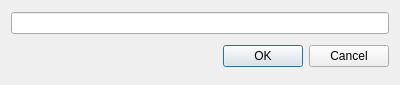
<?xml version="1.0" encoding="UTF-8"?>
<ui version="4.0">
 <class>OpenMagnetDialog</class>
 <widget class="QDialog" name="OpenMagnetDialog">
  <property name="geometry">
   <rect>
    <x>0</x>
    <y>0</y>
    <width>400</width>
    <height>85</height>
   </rect>
  </property>
  <property name="windowTitle">
   <string>MGNET_OPEN_DIALOG</string>
  </property>
  <layout class="QGridLayout" name="gridLayout">
   <item row="0" column="0">
    <widget class="QLineEdit" name="magnetEdit"/>
   </item>
   <item row="1" column="0">
    <layout class="QHBoxLayout">
     <property name="spacing">
      <number>6</number>
     </property>
     <property name="margin">
      <number>0</number>
     </property>
     <item>
      <spacer>
       <property name="orientation">
        <enum>Qt::Horizontal</enum>
       </property>
       <property name="sizeHint" stdset="0">
        <size>
         <width>131</width>
         <height>31</height>
        </size>
       </property>
      </spacer>
     </item>
     <item>
      <widget class="QPushButton" name="okButton">
       <property name="text">
        <string>OK</string>
       </property>
      </widget>
     </item>
     <item>
      <widget class="QPushButton" name="cancelButton">
       <property name="text">
        <string>Cancel</string>
       </property>
      </widget>
     </item>
    </layout>
   </item>
  </layout>
 </widget>
 <resources/>
 <connections>
  <connection>
   <sender>okButton</sender>
   <signal>clicked()</signal>
   <receiver>OpenMagnetDialog</receiver>
   <slot>accept()</slot>
   <hints>
    <hint type="sourcelabel">
     <x>278</x>
     <y>253</y>
    </hint>
    <hint type="destinationlabel">
     <x>96</x>
     <y>254</y>
    </hint>
   </hints>
  </connection>
  <connection>
   <sender>cancelButton</sender>
   <signal>clicked()</signal>
   <receiver>OpenMagnetDialog</receiver>
   <slot>reject()</slot>
   <hints>
    <hint type="sourcelabel">
     <x>369</x>
     <y>253</y>
    </hint>
    <hint type="destinationlabel">
     <x>179</x>
     <y>282</y>
    </hint>
   </hints>
  </connection>
 </connections>
</ui>
